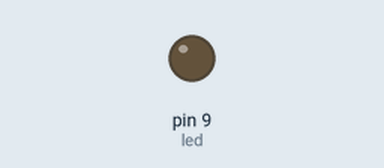
Recording of a sketch running on a simulated Arduino Uno, built with avr-gcc and run on an emulated ATmega328P. Shown: output pins drawn as LEDs (lit = HIGH).

Above: at 0.05 s.
Timing chart, 0 to 5.9 s (numbered marks = the images above):
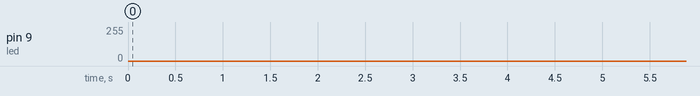

The sketch:

example3.ino
```cpp
// Fade - "disanje" lampice

const int led = 9;
int jacina = 0;
int pomeraj = 1;

void setup() {
	pinMode(led, OUTPUT);
}

void loop() {
	// Podesavanje jacine lampice
	analogWrite(led, jacina);

	// Dodaj pomeraj na jacinu
	jacina = jacina + pomeraj;

	if (jacina == 255) {
		// Ako je jacina maksimalna smanjuj
		pomeraj = -1;
	} else if (jacina == 0) {
		// Ako je jacina minimalna povecavaj
		pomeraj = 1;
	}

	delay(5);
}
```
